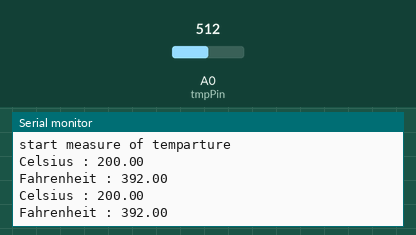
This sketch was run on a simulated Arduino Uno, built with avr-gcc and run on an emulated ATmega328P. Shown: the last lines printed to the serial monitor. The test bench sets the inputs (shaded band); at power-on: A0 (tmpPin) = 512.

Above: at 3.8 s.
3.9 s: A0 (tmpPin) set to 716
At 6.6 s:
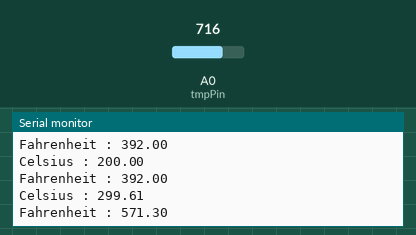
7.8 s: A0 (tmpPin) set to 900
At 10.1 s:
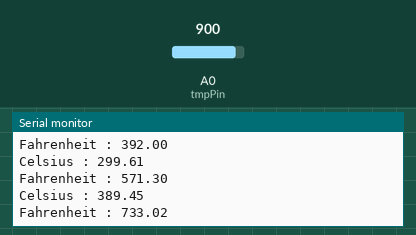
Timing chart, 0 to 11.6 s (numbered marks = the images above; inputs shaded):
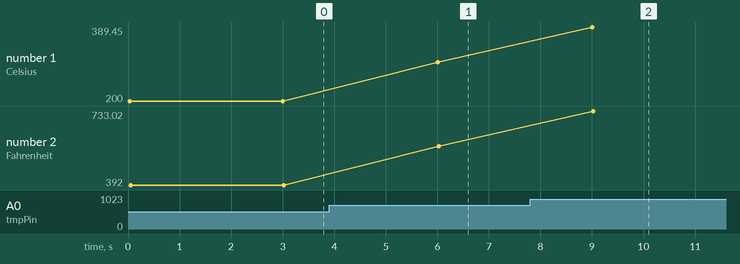

Measured:
- after the input at 3.9 s, the serial monitor: prints a new line after 2.1 s (image 1)
- after the input at 7.8 s, the serial monitor: prints a new line after 1.2 s (image 2)
- plotted number 1: 200 → 299.61 after the input at 3.9 s, 299.61 → 389.45 after the input at 7.8 s
- plotted number 2: 392 → 571.3 after the input at 3.9 s, 571.3 → 733.02 after the input at 7.8 s

The sketch:

tempSensor.ino
```cpp
int tmpPin = A0;  // 온도 센서 신호 출력 핀. 아두이노 보드 A0에 연결

void setup() {
  Serial.begin(9600);
  Serial.println("start measure of temparture");
}

void loop() {
  int tempValue = analogRead(tmpPin);
  float tempVolt = tempValue * 5.0 / 1024.0;
  float celsiusTemp = (tempVolt - 0.5) * 100;
  float fahrenheitTemp = (celsiusTemp * 9.0 / 5.0) + 32.0;  // (celsiusTemp * 1.8) + 32.0

  Serial.print("Celsius : ");
  Serial.println(celsiusTemp);

  Serial.print("Fahrenheit : ");
  Serial.println(fahrenheitTemp);
  Serial.println();
  delay(3000);
}
```
